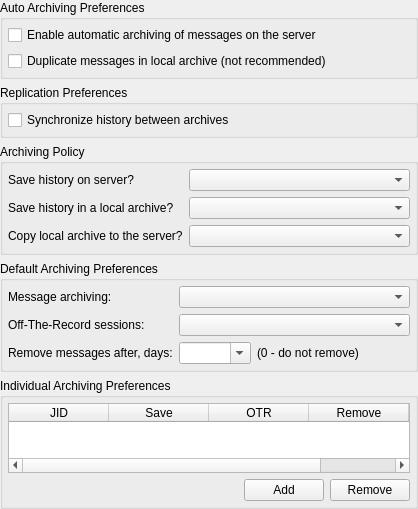
<?xml version="1.0" encoding="UTF-8"?>
<ui version="4.0">
 <class>ArchiveStreamOptionsClass</class>
 <widget class="QWidget" name="ArchiveStreamOptionsClass">
  <property name="geometry">
   <rect>
    <x>0</x>
    <y>0</y>
    <width>418</width>
    <height>482</height>
   </rect>
  </property>
  <layout class="QVBoxLayout" name="verticalLayout">
   <property name="margin">
    <number>0</number>
   </property>
   <item>
    <widget class="QGroupBox" name="grbAuto">
     <property name="title">
      <string>Auto Archiving Preferences</string>
     </property>
     <layout class="QVBoxLayout" name="verticalLayout_2">
      <property name="margin">
       <number>5</number>
      </property>
      <item>
       <widget class="QCheckBox" name="chbAutoSave">
        <property name="text">
         <string>Enable automatic archiving of messages on the server</string>
        </property>
       </widget>
      </item>
      <item>
       <widget class="QCheckBox" name="chbForceDirect">
        <property name="text">
         <string>Duplicate messages in local archive (not recommended)</string>
        </property>
       </widget>
      </item>
     </layout>
    </widget>
   </item>
   <item>
    <widget class="QGroupBox" name="grbReplication">
     <property name="title">
      <string>Replication Preferences</string>
     </property>
     <layout class="QVBoxLayout" name="verticalLayout_3">
      <property name="margin">
       <number>5</number>
      </property>
      <item>
       <widget class="QCheckBox" name="chbReplicate">
        <property name="text">
         <string>Synchronize history between archives</string>
        </property>
       </widget>
      </item>
     </layout>
    </widget>
   </item>
   <item>
    <widget class="QGroupBox" name="grbMethod">
     <property name="title">
      <string>Archiving Policy</string>
     </property>
     <layout class="QGridLayout" name="gridLayout">
      <property name="margin">
       <number>5</number>
      </property>
      <item row="0" column="0">
       <widget class="QLabel" name="lblMethodAuto">
        <property name="text">
         <string>Save history on server?</string>
        </property>
        <property name="textFormat">
         <enum>Qt::PlainText</enum>
        </property>
        <property name="buddy">
         <cstring>cmbMethodAuto</cstring>
        </property>
       </widget>
      </item>
      <item row="0" column="1">
       <widget class="QComboBox" name="cmbMethodAuto">
        <property name="sizePolicy">
         <sizepolicy hsizetype="Expanding" vsizetype="Fixed">
          <horstretch>0</horstretch>
          <verstretch>0</verstretch>
         </sizepolicy>
        </property>
       </widget>
      </item>
      <item row="1" column="0">
       <widget class="QLabel" name="lblMethodLocal">
        <property name="text">
         <string>Save history in a local archive?</string>
        </property>
        <property name="textFormat">
         <enum>Qt::PlainText</enum>
        </property>
        <property name="buddy">
         <cstring>cmbMethodLocal</cstring>
        </property>
       </widget>
      </item>
      <item row="1" column="1">
       <widget class="QComboBox" name="cmbMethodLocal">
        <property name="sizePolicy">
         <sizepolicy hsizetype="Expanding" vsizetype="Fixed">
          <horstretch>0</horstretch>
          <verstretch>0</verstretch>
         </sizepolicy>
        </property>
       </widget>
      </item>
      <item row="2" column="0">
       <widget class="QLabel" name="lblMethodManual">
        <property name="text">
         <string>Copy local archive to the server?</string>
        </property>
        <property name="textFormat">
         <enum>Qt::PlainText</enum>
        </property>
        <property name="buddy">
         <cstring>cmbMethodManual</cstring>
        </property>
       </widget>
      </item>
      <item row="2" column="1">
       <widget class="QComboBox" name="cmbMethodManual">
        <property name="sizePolicy">
         <sizepolicy hsizetype="Expanding" vsizetype="Fixed">
          <horstretch>0</horstretch>
          <verstretch>0</verstretch>
         </sizepolicy>
        </property>
       </widget>
      </item>
     </layout>
    </widget>
   </item>
   <item>
    <widget class="QGroupBox" name="grbDefault">
     <property name="title">
      <string>Default Archiving Preferences</string>
     </property>
     <layout class="QGridLayout" name="gridLayout_2">
      <property name="margin">
       <number>5</number>
      </property>
      <item row="0" column="0">
       <widget class="QLabel" name="lblModeSave">
        <property name="text">
         <string>Message archiving:</string>
        </property>
        <property name="textFormat">
         <enum>Qt::PlainText</enum>
        </property>
        <property name="buddy">
         <cstring>cmbModeSave</cstring>
        </property>
       </widget>
      </item>
      <item row="0" column="1">
       <widget class="QComboBox" name="cmbModeSave">
        <property name="sizePolicy">
         <sizepolicy hsizetype="Expanding" vsizetype="Fixed">
          <horstretch>0</horstretch>
          <verstretch>0</verstretch>
         </sizepolicy>
        </property>
       </widget>
      </item>
      <item row="1" column="0">
       <widget class="QLabel" name="lblModeOTR">
        <property name="text">
         <string>Off-The-Record sessions:</string>
        </property>
        <property name="textFormat">
         <enum>Qt::PlainText</enum>
        </property>
        <property name="buddy">
         <cstring>cmbModeOTR</cstring>
        </property>
       </widget>
      </item>
      <item row="1" column="1">
       <widget class="QComboBox" name="cmbModeOTR">
        <property name="sizePolicy">
         <sizepolicy hsizetype="Expanding" vsizetype="Fixed">
          <horstretch>0</horstretch>
          <verstretch>0</verstretch>
         </sizepolicy>
        </property>
       </widget>
      </item>
      <item row="2" column="0">
       <widget class="QLabel" name="lblExpireTime">
        <property name="text">
         <string>Remove messages after, days:</string>
        </property>
        <property name="textFormat">
         <enum>Qt::PlainText</enum>
        </property>
        <property name="buddy">
         <cstring>cmbExpireTime</cstring>
        </property>
       </widget>
      </item>
      <item row="2" column="1">
       <layout class="QHBoxLayout" name="horizontalLayout_2">
        <item>
         <widget class="QComboBox" name="cmbExpireTime">
          <property name="editable">
           <bool>true</bool>
          </property>
          <property name="sizeAdjustPolicy">
           <enum>QComboBox::AdjustToContents</enum>
          </property>
         </widget>
        </item>
        <item>
         <widget class="QLabel" name="lblExpireTimeHint">
          <property name="text">
           <string>(0 - do not remove)</string>
          </property>
          <property name="textFormat">
           <enum>Qt::PlainText</enum>
          </property>
         </widget>
        </item>
        <item>
         <spacer name="horizontalSpacer_2">
          <property name="orientation">
           <enum>Qt::Horizontal</enum>
          </property>
          <property name="sizeHint" stdset="0">
           <size>
            <width>40</width>
            <height>20</height>
           </size>
          </property>
         </spacer>
        </item>
       </layout>
      </item>
     </layout>
    </widget>
   </item>
   <item>
    <widget class="QGroupBox" name="grbIndividual">
     <property name="title">
      <string>Individual Archiving Preferences</string>
     </property>
     <layout class="QVBoxLayout">
      <property name="margin">
       <number>5</number>
      </property>
      <item>
       <widget class="QTableWidget" name="tbwItemPrefs">
        <property name="alternatingRowColors">
         <bool>true</bool>
        </property>
        <property name="selectionBehavior">
         <enum>QAbstractItemView::SelectRows</enum>
        </property>
        <property name="sortingEnabled">
         <bool>true</bool>
        </property>
        <property name="columnCount">
         <number>5</number>
        </property>
        <attribute name="horizontalHeaderHighlightSections">
         <bool>false</bool>
        </attribute>
        <attribute name="verticalHeaderVisible">
         <bool>false</bool>
        </attribute>
        <column>
         <property name="text">
          <string>JID</string>
         </property>
         <property name="toolTip">
          <string>Contact identifier</string>
         </property>
        </column>
        <column>
         <property name="text">
          <string>Save</string>
         </property>
         <property name="toolTip">
          <string>Message archiving</string>
         </property>
         <property name="textAlignment">
          <set>AlignHCenter|AlignVCenter|AlignCenter</set>
         </property>
        </column>
        <column>
         <property name="text">
          <string>OTR</string>
         </property>
         <property name="toolTip">
          <string>Off-The-Record sessions </string>
         </property>
         <property name="textAlignment">
          <set>AlignHCenter|AlignVCenter|AlignCenter</set>
         </property>
        </column>
        <column>
         <property name="text">
          <string>Remove</string>
         </property>
         <property name="toolTip">
          <string>Remove messages after, days</string>
         </property>
         <property name="textAlignment">
          <set>AlignHCenter|AlignVCenter|AlignCenter</set>
         </property>
        </column>
        <column>
         <property name="text">
          <string>Exact</string>
         </property>
         <property name="toolTip">
          <string>Settings are applied to contact which JID is exactly matches</string>
         </property>
         <property name="textAlignment">
          <set>AlignHCenter|AlignVCenter|AlignCenter</set>
         </property>
        </column>
       </widget>
      </item>
      <item>
       <layout class="QHBoxLayout" name="horizontalLayout">
        <item>
         <widget class="QLabel" name="lblStatus">
          <property name="sizePolicy">
           <sizepolicy hsizetype="Expanding" vsizetype="Preferred">
            <horstretch>0</horstretch>
            <verstretch>0</verstretch>
           </sizepolicy>
          </property>
          <property name="textFormat">
           <enum>Qt::PlainText</enum>
          </property>
          <property name="wordWrap">
           <bool>true</bool>
          </property>
         </widget>
        </item>
        <item>
         <widget class="QPushButton" name="pbtAdd">
          <property name="text">
           <string>Add</string>
          </property>
         </widget>
        </item>
        <item>
         <widget class="QPushButton" name="pbtRemove">
          <property name="text">
           <string>Remove</string>
          </property>
         </widget>
        </item>
       </layout>
      </item>
     </layout>
    </widget>
   </item>
  </layout>
 </widget>
 <layoutdefault spacing="6" margin="11"/>
 <tabstops>
  <tabstop>chbAutoSave</tabstop>
  <tabstop>cmbMethodAuto</tabstop>
  <tabstop>cmbMethodLocal</tabstop>
  <tabstop>cmbMethodManual</tabstop>
  <tabstop>cmbModeSave</tabstop>
  <tabstop>cmbModeOTR</tabstop>
  <tabstop>cmbExpireTime</tabstop>
  <tabstop>tbwItemPrefs</tabstop>
  <tabstop>pbtAdd</tabstop>
  <tabstop>pbtRemove</tabstop>
 </tabstops>
 <resources/>
 <connections/>
</ui>
